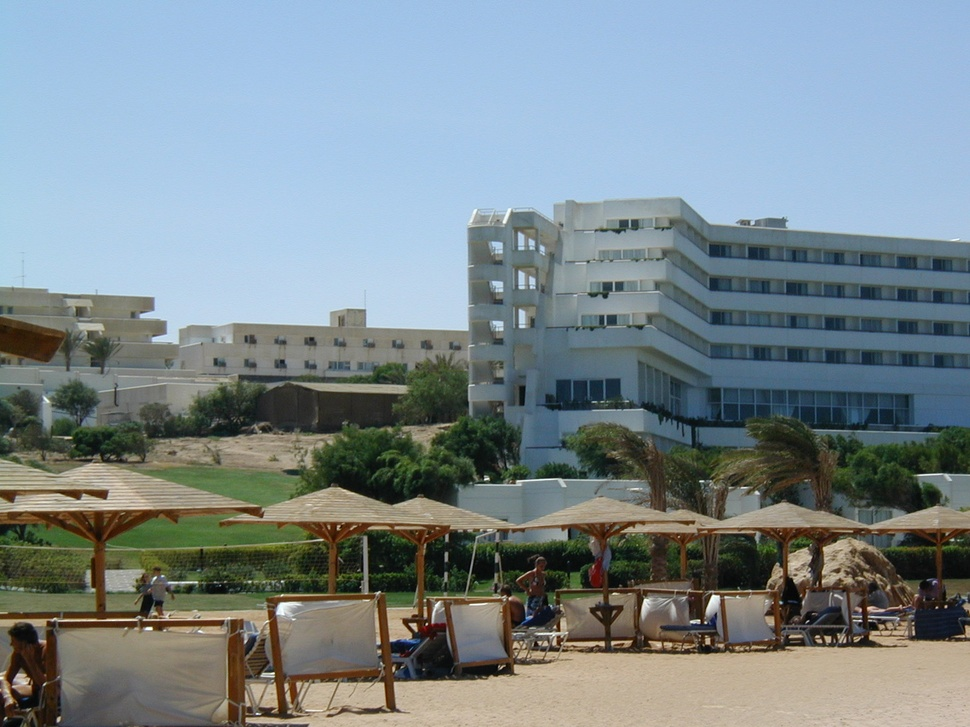
#> input picture Assignment 1/assignment-1-shreyash53/images/Section-4/building/1.jpg, 970 x 727 px, shrunk from 1600 x 1200 before the run; its folder holds only this picture in this run
$ python sample6.py
#> lines starting #> are read from the running program, lines starting #| are printed output that depends on the picture
import numpy as np
import cv2
from matplotlib import pyplot as plt
import math
import os
import random

# Insert the path containing the images
# Images have to be named alphabetically based on their order in panorama composition
directory = "../images/Section-4/building/"
num_of_images = 0

def load_images():
    """
    Load images from directory
    :return:
    ret_images: List with cv2 images
    """
    global num_of_images
    num_of_images = 0
    images = os.listdir(directory)
    # images.sort()
    ret_images = []
    image_names = []
    for img in images:
        image_names.append(img)
        ret_images.append(cv2.imread(directory + img, cv2.IMREAD_UNCHANGED))
        num_of_images += 1

    return ret_images, image_names

def sift_features(images):
    """
    Use the SIFT (Scale Invariant Feature Transform) detector in order to detect features on each image
    :param images: List with cv2 images
    :return:
    image_keypoints: Image with keypoints draw
    keypoints: Array containing keypoints
    descriptors: Array containing descriptors
    """
    gray_images = []
    for img in images:
        gray_images.append(cv2.cvtColor(img, cv2.COLOR_BGR2GRAY))

    # Initiate SIFT detector
    sift = cv2.SIFT_create()

    # Find the keypoint and descriptor with SIFT
    keypoints = [None] * num_of_images
    descriptors = [None] * num_of_images
    i = 0
    for img in gray_images:
        keypoints[i], descriptors[i] = sift.detectAndCompute(img, None)
        i += 1

    # Draw keypoints
    image_keypoints = [None] * num_of_images
    i = 0
    for img in images:
        image_keypoints[i] = np.empty(img.shape, dtype=np.uint8)
        cv2.drawKeypoints(img, keypoints[i], image_keypoints[i])
        i += 1

    return image_keypoints, keypoints, descriptors

def calculate_matching(images, keypoints, descriptors):
    """
    Find correspondences between the features of pairs of images.
    Use of the k-Nearest Neighbors method, for each feature descriptor from the
    source image, to calculate its 2-nn (2-nearest neighbors) on the destination image
    :param images: Images exported from SIFT procedure
    :param keypoints: List containing keypoints of every image
    :param descriptors: List containing descriptors of every image
    :return:
    out_matches: List containing pairs of images with their matches draw
    good_matches: List containing good matches
    """
    out_images = []
    good_matches = []
    for i in range(0, len(images) - 1):
        bf = cv2.BFMatcher()
        matches = bf.knnMatch(descriptors[i], descriptors[i+1], k=2)
        # Apply ratio test
        good = []
        for m, n in matches:
            if m.distance < 0.75 * n.distance:
                good.append([m])
        # Draw total matches
        img_matches = np.empty((max(images[i].shape[0], images[i+1].shape[0]), images[i].shape[1] + images[i+1].shape[1], 3),dtype=np.uint8)
        cv2.drawMatchesKnn(images[i], keypoints[i], images[i+1], keypoints[i+1], outImg=img_matches, matches1to2=good, flags=2)

        out_images.append(img_matches)
        good_matches.append(good)

    return out_images, good_matches

def prepare_data_and_run_ransac(keypoints, good, images, option):
    """
    Calculate source and destination points and then run ransac implementations
    :param keypoints: List containing keypoints of every image
    :param good:  List containing good matches between pairs of images
    :param images: Original images
    :param option: If "mine" run custom ransac function, else run OpenCV's ransac
    :return:
    homographies: List containing homography transformation matrix for every pair of images
    inlier_images: Images with inliers draw
    """
    homographies = []
    inlier_images = []
    for i in range(0, num_of_images - 1):
        src = np.float32([keypoints[i][g[0].queryIdx].pt for g in good[i]])
        dst = np.float32([keypoints[i+1][g[0].trainIdx].pt for g in good[i]])

        if option == "mine":
            H, mask = ransac(src, dst)
        else:
            H, mask = ransac_opencv(src, dst)

        homographies.append(H)

        # Draw inliers
        img_inliers = np.empty((max(cv2_images[i].shape[0], cv2_images[i+1].shape[0]), cv2_images[i].shape[1] + cv2_images[i+1].shape[1], 3),dtype=np.uint8)
        good_temp = np.array(good[i])
        inliers = good_temp[np.where(np.squeeze(mask) == 1)[0]]
        cv2.drawMatchesKnn(cv2_images[i], keypoints[i], cv2_images[i+1], keypoints[i+1], outImg=img_inliers, matches1to2=inliers, flags=2)
        inlier_images.append(img_inliers)

    return homographies, inlier_images

# [97 lines left out: functions ransac, ransac_opencv, not called in this run]

def panorama_composition(homographies, images):
    """
    Stitch the pairs of images using the estimated homography to create a panoram image
    :param homographies: List containing homography transformation matrices for every pair of images
    :param images: Original images
    :return:
    panorama_current: Panorama Image
    """
    #Add identity 3x3 matrix to list because np.linalg.multi_dot() need 2 matrices, and the first time we have only one
    homo_arrays = [np.identity(3)]
    panorama_current = images[0]
    for i in range(len(images) - 1):
        #Add current H to list
        homo_arrays.insert(0, homographies[i])
        # Stitch images
        panorama_height = np.maximum(panorama_current.shape[0], images[i+1].shape[0])
        panorama_width = panorama_current.shape[1] + images[i+1].shape[1]
        panorama = np.zeros((panorama_height, panorama_width, 3), dtype=np.uint8)
        panorama[0:panorama_current.shape[0], 0:panorama_current.shape[1]] = panorama_current
        warped_img = cv2.warpPerspective(images[i+1], np.linalg.multi_dot(homo_arrays), (panorama_width, panorama_height), flags=cv2.WARP_INVERSE_MAP)

        # Blending
        temp_panorama = np.round(0.5 * panorama + 0.5 * warped_img).astype(np.uint8)
        temp_panorama[warped_img == [0, 0, 0]] = panorama[warped_img == [0, 0, 0]]
        temp_panorama[panorama == [0, 0, 0]] = warped_img[panorama == [0, 0, 0]]
        panorama_current = temp_panorama.copy()

    #Trim black padding that ay appears on the end of the panorama
    trim_index_top = 0
    for t in range(panorama_current.shape[1]-1, 0, -1):
        if np.sum(panorama_current[0][t]) != 0:
            trim_index_top = t
            break
    trim_index_bottom = 0
    for b in range(panorama_current.shape[1]-1, 0, -1):
        if np.sum(panorama_current[0][b]) != 0:
            trim_index_bottom = b
            break

    if trim_index_top > trim_index_bottom:
        trim_index = trim_index_top
    else:
        trim_index = trim_index_bottom

    return panorama_current[:, 0:trim_index, :]

#============================PLOTS============================
def plot_original(images, names):
    fig1 = plt.figure("Original Images")
    i = 1
    for img in images:
        plt.subplot(1, num_of_images, i)
        plt.axis("off")
        plt.imshow(cv2.cvtColor(img, cv2.COLOR_BGR2RGB))
        plt.title(names[i-1])
        i += 1

def plot_sift(images, names):
    fig2 = plt.figure("SIFT Feature Detection")
    i = 1
    for img in images:
        plt.subplot(1, num_of_images, i)
        plt.axis("off")
        plt.imshow(cv2.cvtColor(img, cv2.COLOR_BGR2RGB))
        plt.title(names[i - 1])
        i += 1

# [32 lines left out: functions plot_matches, plot_inliers, plot_validate_inliers, not called in this run]

def plot_panorama(image1, image2):
    fig6 = plt.figure("Image Stitching")
    plt.subplot(2, 1, 1)
    plt.axis("off")
    plt.imshow(cv2.cvtColor(image1, cv2.COLOR_BGR2RGB))
    plt.title("Custom Panorama")
    plt.subplot(2, 1, 2)
    plt.axis("off")
    plt.imshow(cv2.cvtColor(image2, cv2.COLOR_BGR2RGB))
    plt.title("OpenCV Panorama")

#============================PLOTS============================

if __name__ == "__main__":
    #Load and plot images
    print("Loading Images...")
    cv2_images, names = load_images()
#> cv2_images = 1 item; names = ['1.jpg']
    plot_original(cv2_images, names)
#> the loop in plot_original, `for img in images:` made 1 pass
#> i on pass 1: 2
#> after the loop in plot_original, `for img in images:`: i = 2

    #Compute sift features and plot images
    print("Computing SIFT Features...")
    sift_images, keypoints, descriptors = sift_features(cv2_images)
#> the loop in sift_features, `for img in images:` made 1 pass
#> after the loop in sift_features, `for img in images:`: gray_images = 1 item
#> the loop in sift_features, `for img in gray_images:` made 1 pass
#> i on pass 1: 1
#> after the loop in sift_features, `for img in gray_images:`: i = 1; keypoints = 1 item
#> the loop in sift_features, `for img in images:` made 1 pass
#> after the loop in sift_features, `for img in images:`: i = 1; image_keypoints = 1 item
#> sift_images = 1 item; keypoints = 1 item; descriptors = 1 item
    plot_sift(sift_images, names)
#> the loop in plot_sift, `for img in images:` made 1 pass
#> after the loop in plot_sift, `for img in images:`: i = 2

    #Calculate matching and plot images
    print("Finding Good Matching...")
    matching_images, good = calculate_matching(sift_images, keypoints, descriptors)
#> after the loop in calculate_matching, `for i in range(0, len(images) - 1):`: good_matches = []
#> matching_images = []; good = []
    # plot_matches(matching_images, names)

    #Calculate homographies, remove outliers and plot images
    print("Removing Outliers and Computing Homography Transformations (Custom RANSAC)...")
    homographies, inlier_images = prepare_data_and_run_ransac(keypoints, good, cv2_images, option="mine")
#> homographies = []; inlier_images = []
    # plot_inliers(inlier_images, names)

    #Validate runsac
    print("Removing Outliers and Computing Homography Transformations (OpenCV's RANSAC)...")
    homographies_opencv, validate_inlier_images = prepare_data_and_run_ransac(keypoints, good, cv2_images, option="opencv")
#> homographies_opencv = []; validate_inlier_images = []
    # plot_validate_inliers(validate_inlier_images, names)

    #Blending and Stiching and plot images
    print("Blending Images...")
    panorama = panorama_composition(homographies, cv2_images)
#> in panorama_composition, panorama_current is the input picture: shape (727, 970, 3); mean B, G, R 141.4, 136.7, 123.8
#> after the loop in panorama_composition, `for i in range(len(images) - 1):`: homo_arrays = [[[1, 0, 0], [0, 1, 0], [0, 0, 1]]]
    panorama_opencv = panorama_composition(homographies_opencv, cv2_images)
    plot_panorama(panorama, panorama_opencv)

    plt.show()
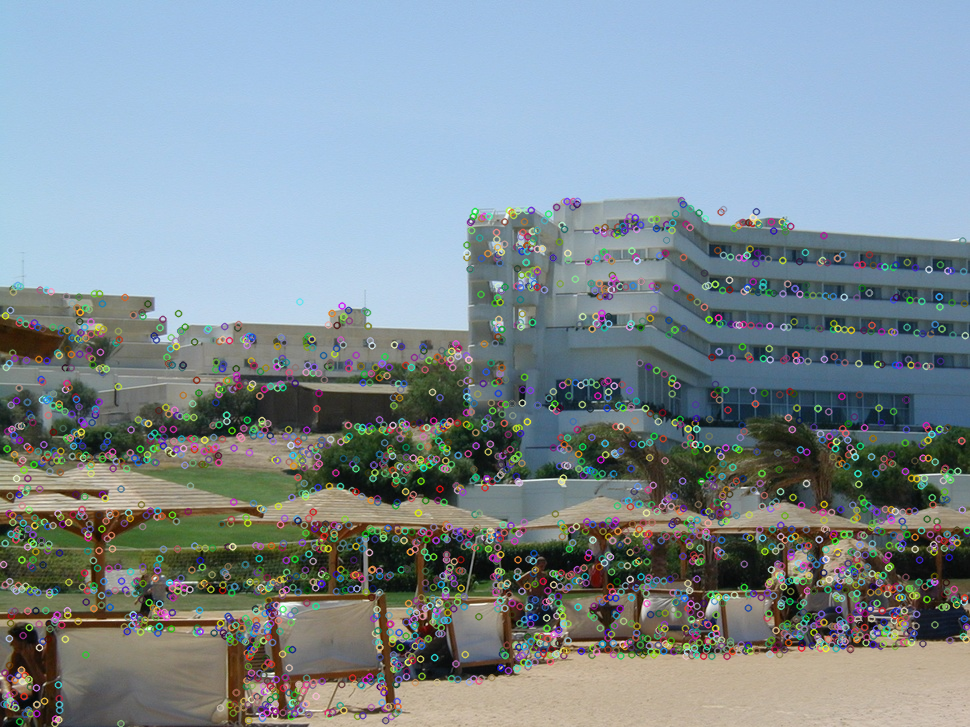
#> shown: shape (727, 970, 3); mean R, G, B 127.2, 140.2, 145.8
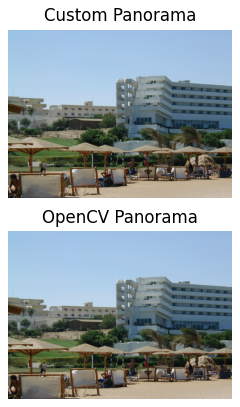
#> figure drawn by matplotlib, 2 panels

$ run again, on Assignment 1/assignment-1-shreyash53/images/Section-4/building/3.jpg
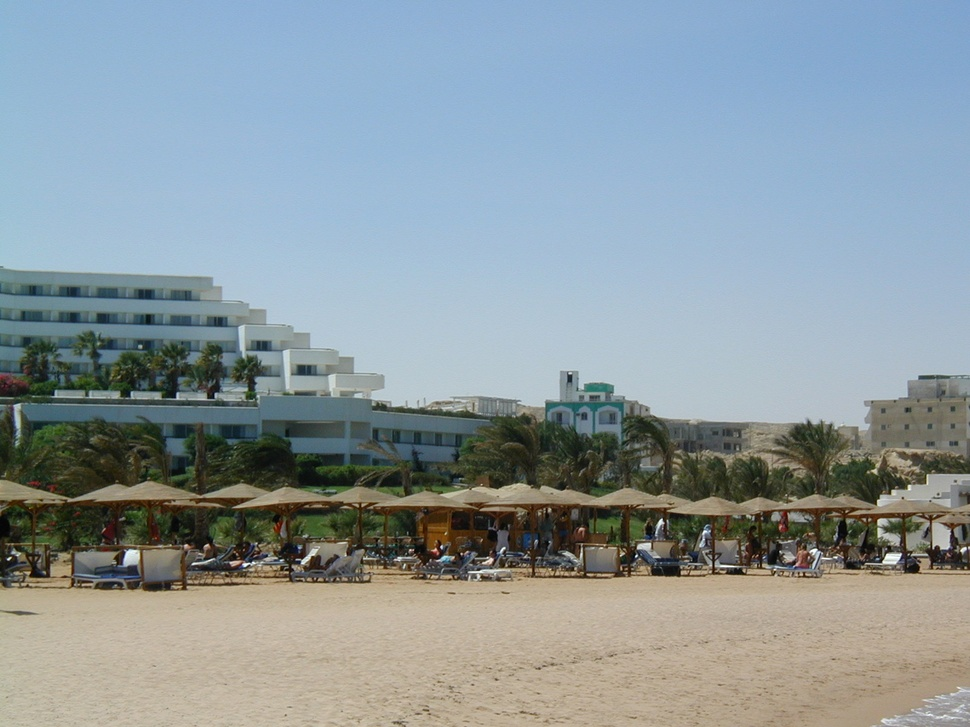
#> input picture Assignment 1/assignment-1-shreyash53/images/Section-4/building/3.jpg, 970 x 727 px, shrunk from 1600 x 1200 before the run
#> cv2_images = 1 item; names = ['3.jpg']
#> the loop in plot_original, `for img in images:` made 1 pass
#> i on pass 1: 2
#> after the loop in plot_original, `for img in images:`: i = 2
#> the loop in sift_features, `for img in images:` made 1 pass
#> after the loop in sift_features, `for img in images:`: gray_images = 1 item
#> the loop in sift_features, `for img in gray_images:` made 1 pass
#> i on pass 1: 1
#> after the loop in sift_features, `for img in gray_images:`: i = 1; keypoints = 1 item
#> the loop in sift_features, `for img in images:` made 1 pass
#> after the loop in sift_features, `for img in images:`: i = 1; image_keypoints = 1 item
#> the loop in plot_sift, `for img in images:` made 1 pass
#> after the loop in plot_sift, `for img in images:`: i = 2
#> after the loop in calculate_matching, `for i in range(0, len(images) - 1):`: good_matches = []
#> in panorama_composition, panorama_current is the input picture: shape (727, 970, 3); mean B, G, R 158.2, 153, 140.6
#> after the loop in panorama_composition, `for i in range(len(images) - 1):`: homo_arrays = [[[1, 0, 0], [0, 1, 0], [0, 0, 1]]]
#> `plt.show()`:
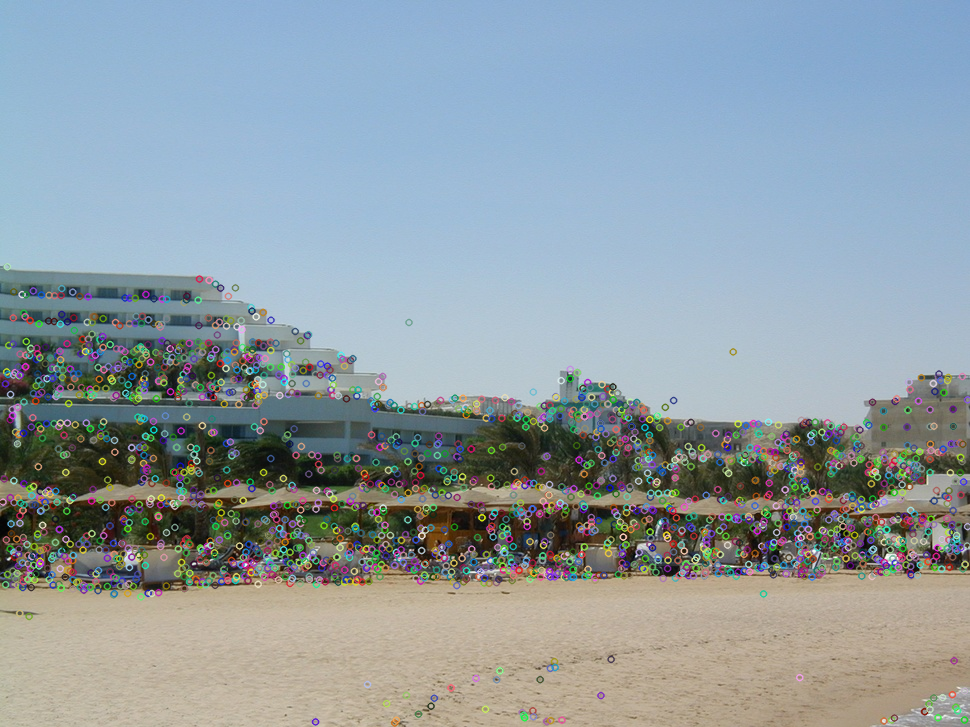
#> shown: shape (727, 970, 3); mean R, G, B 143.3, 155.7, 161.6
#> `plt.show()`:
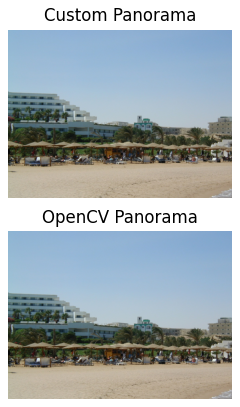
#> figure drawn by matplotlib, 2 panels
